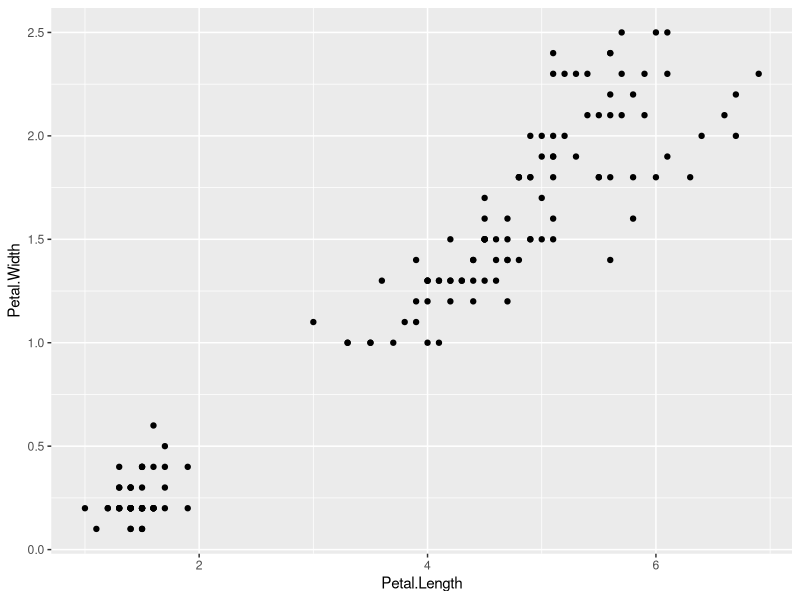
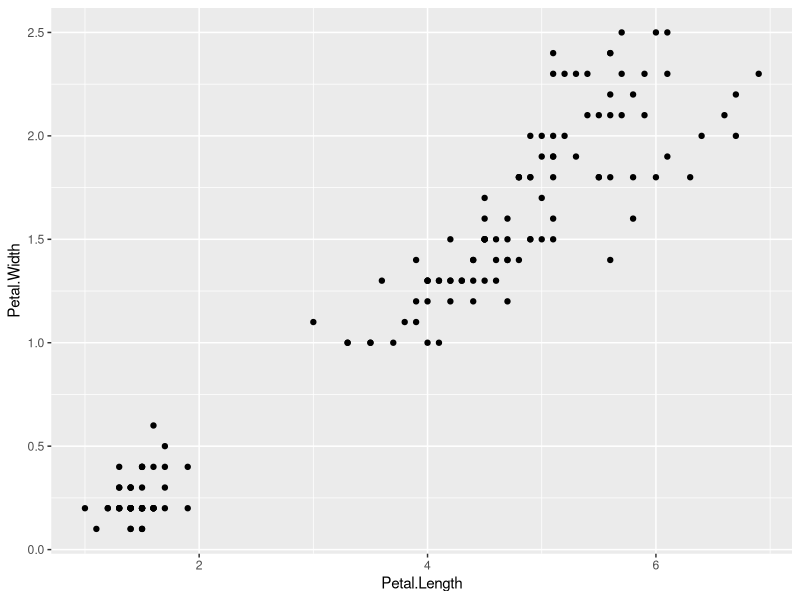
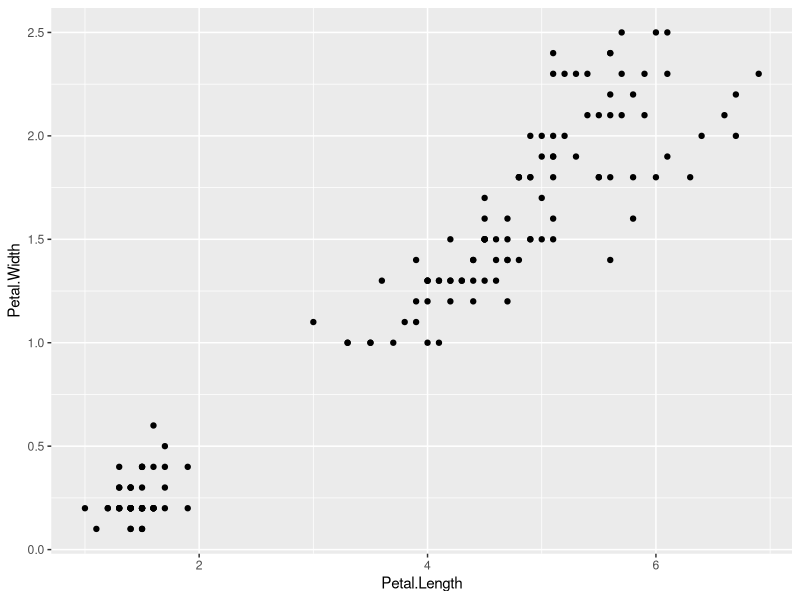
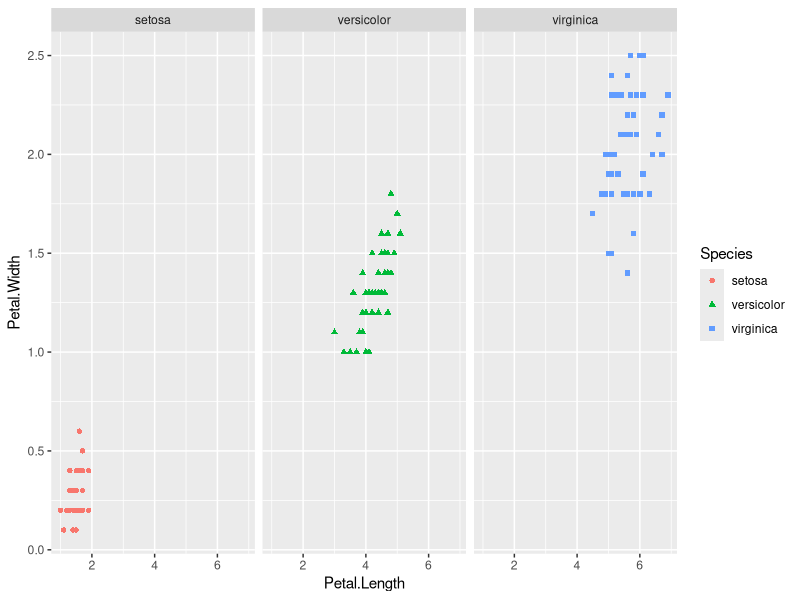
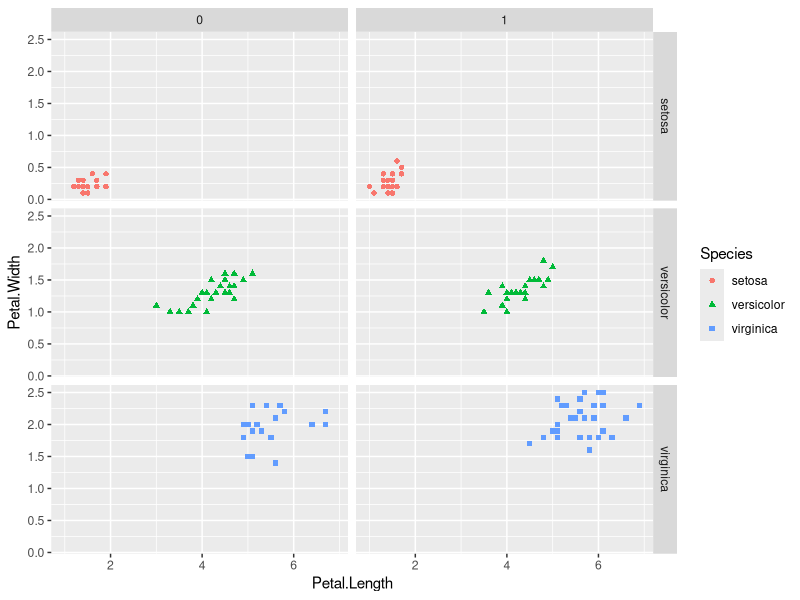
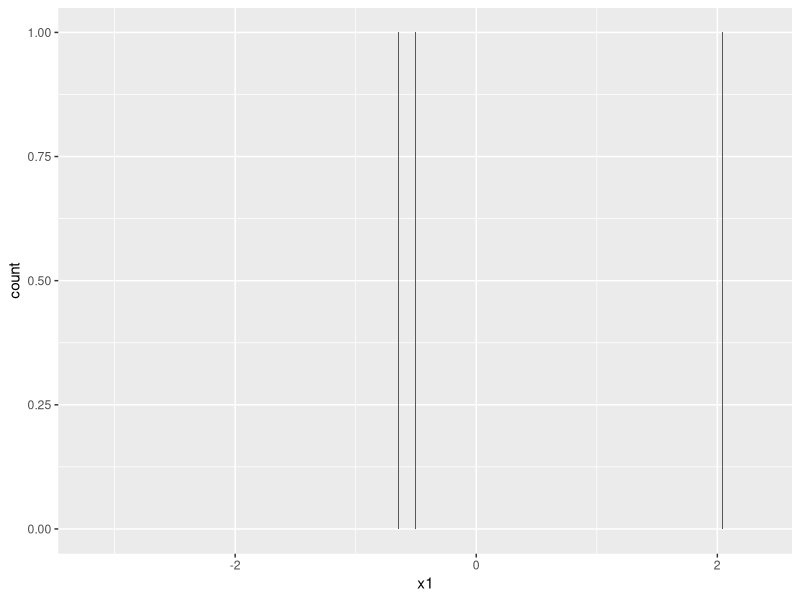
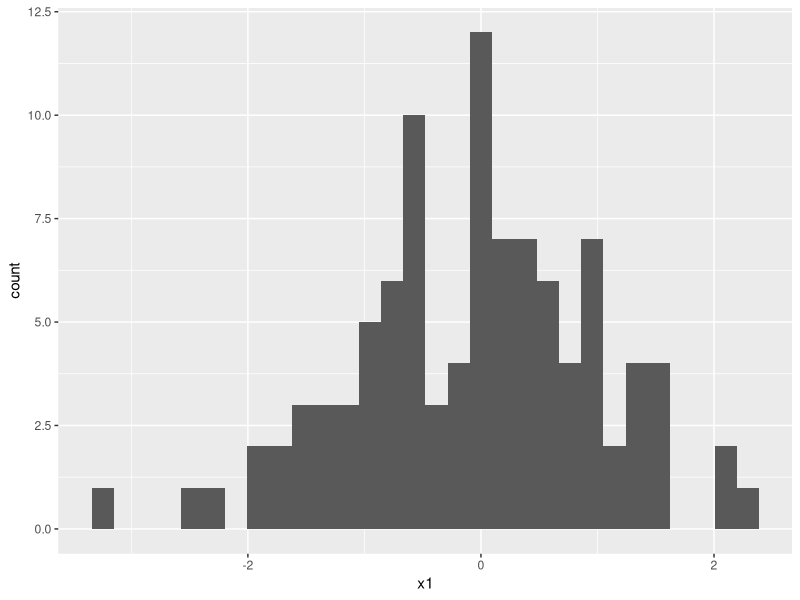
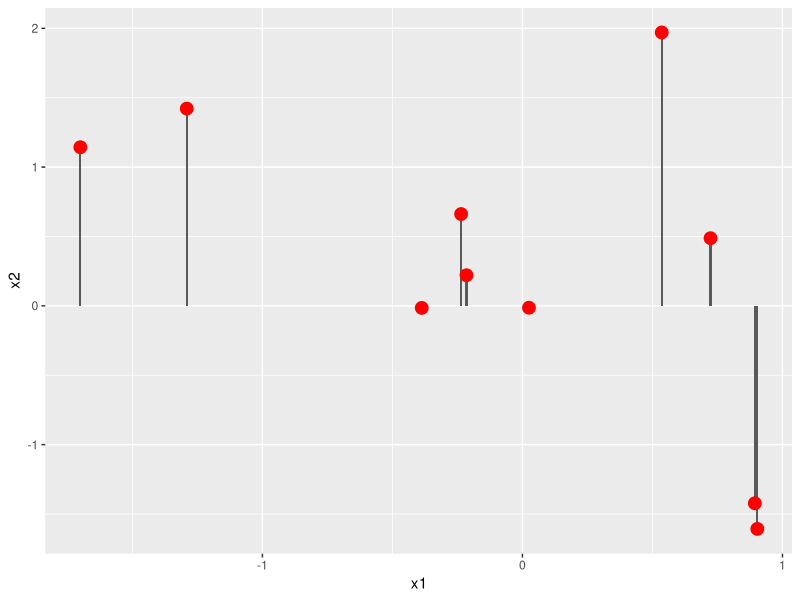

Write the R code that produced these figures, in order.
library(ggplot2)
head(iris)
str(iris)

ggplot(data=iris, aes(x=Petal.Length, y=Petal.Width)) +
  geom_point(stat="identity")


ggplot(data=iris, aes(x=Petal.Length, y=Petal.Width)) +
  geom_point()

ggplot(iris) +
  geom_point(aes(x=Petal.Length, y=Petal.Width))


ggplot(iris, aes(x=Petal.Length, y=Petal.Width)) +
  geom_point(aes(color=Species, shape=Species)) +
  facet_wrap(~Species, nrow=1)


str(iris)
mycate <- factor(sample(c(0,1), nrow(iris), replace=T))
myiris <- data.frame(iris, mycate)
str(myiris)

ggplot(myiris, aes(x=Petal.Length, y=Petal.Width)) +
  geom_point(aes(color=Species, shape=Species)) +
  facet_grid(Species~mycate)

dat <- data.frame(x1=rnorm(100))
ggplot(dat, aes(x=x1)) +
  geom_bar()

ggplot(dat, aes(x=x1)) +
  geom_bar(stat="bin", bins=30)


x1 <- rnorm(10)
x2 <- rnorm(10)
dat <- data.frame(x1, x2)
ggplot(dat, aes(x=x1, y=x2)) +
  geom_bar(stat="identity") +
  geom_point(col="red", size=4)

x1 <- as.factor(1:3)
y1 <- tabulate(sample(x1, 100, replace=T))
dat <- data.frame(x1, y1)
ggplot(dat, aes(x=x1, y=y1, fill=x1)) +
  geom_bar(stat="identity") +
  guides(fill=FALSE) +
  xlab("Discrete cases") + 
  ylab("Value") +
  ylim(c(0,50))+
  ggtitle("Bar graph for x:discrete and y:value")


x1 <- c(12, 21, 40)
x2 <- c(33, 10, 82)
dat <- data.frame(x1, x2)
ggplot(dat, aes(x1, x2)) +
  geom_line() +
  geom_point() 

ggplot(dat, aes(x=x1, y=x2)) +
  geom_line(size=2) +
  geom_point(size=4, pch=21, fill="white") +
  guides(fill=FALSE) +
  ylim(c(0, 100)) +
  xlab("Continuous cases") + ylab("Value") +
  ggtitle("Line graph for x:continuous and y:continuous")

x1 <- as.factor(c(1:3))
y1 <- c(33, 10, 82)
dat <- data.frame(x1, y1)
str(dat)
ggplot(dat, aes(x=x1, y=y1, group=1)) +
  geom_line(stat="identity") +
  guides(fill=FALSE) +
  xlab("Discrete cases") + ylab("Value") +
  ylim(c(0,100))+
  ggtitle("Line plot for x:discrete and y:continuous")



# =====================================


head(airquality)
!is.na(airquality$Ozone)
ozone_complete1 <- airquality[!is.na(airquality$Ozone),]
ozone_complete2 <- filter(airquality, !is.na(airquality$Ozone))
ozone_complete3 <- subset(airquality, !is.na(Ozone))










